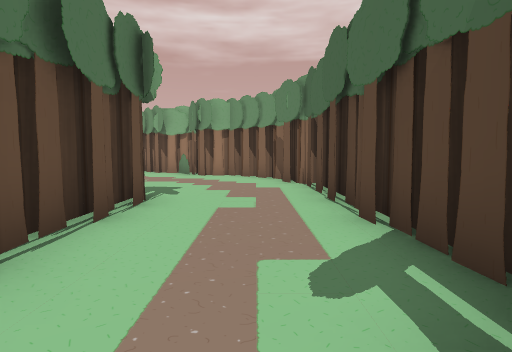
View 1 (above)

19 first-person views from a walk through a Godot game level. The camera is 1.4 m above the floor, tilts 4° down and sees 80° across. The floor is counted in squares, 2 m on a side. Each view is taken from the middle of a square. On the plan, view 1 faces up. The plan holds only what a view shows up to about 10 squares ahead; the rest is blank. The place goes on beyond the plan. Flat picture figures and markers are not drawn. Characters and animated objects are left out.

View 2
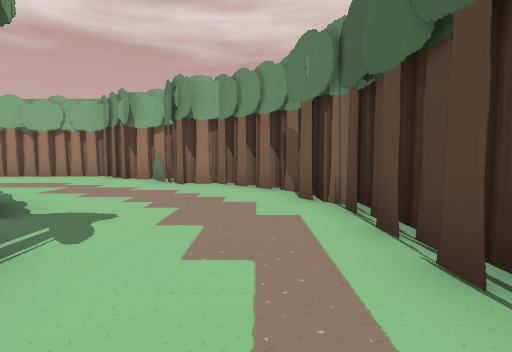

View 3
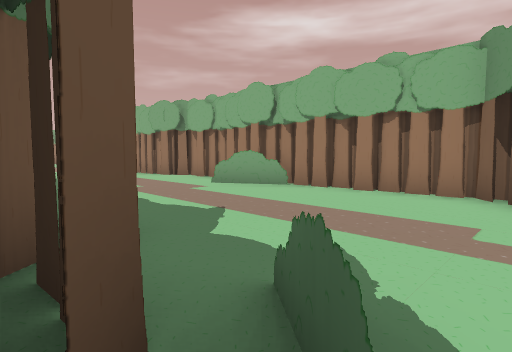

View 4
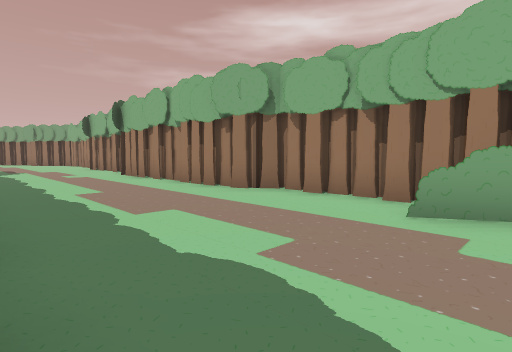

View 5
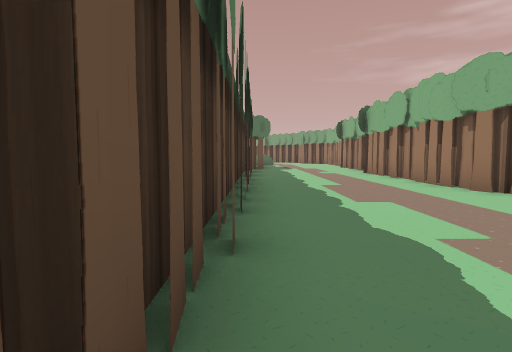

View 6
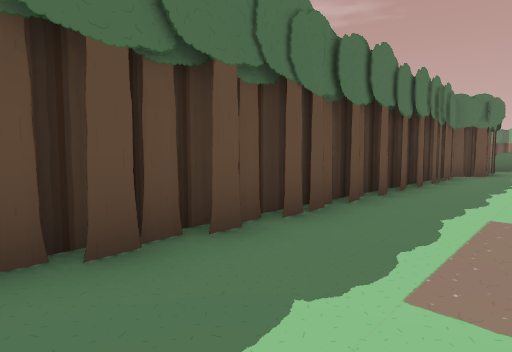

View 7
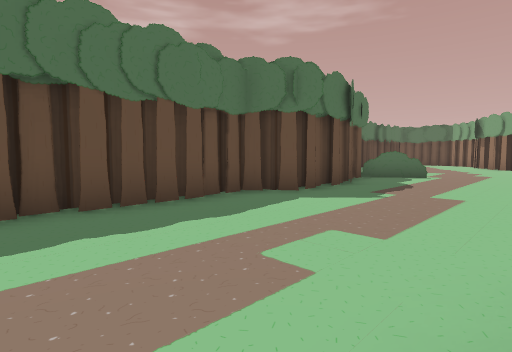

View 8
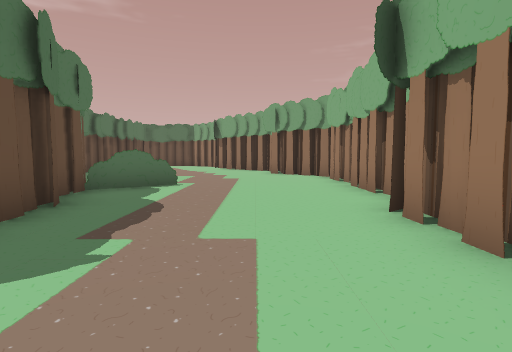

View 9
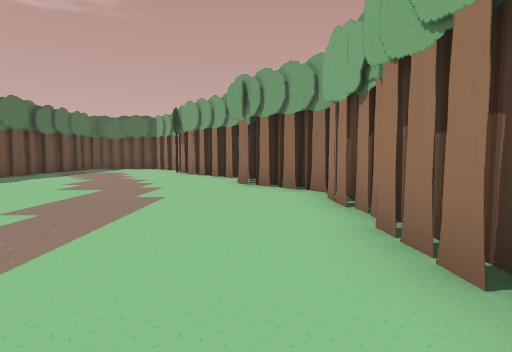

View 10
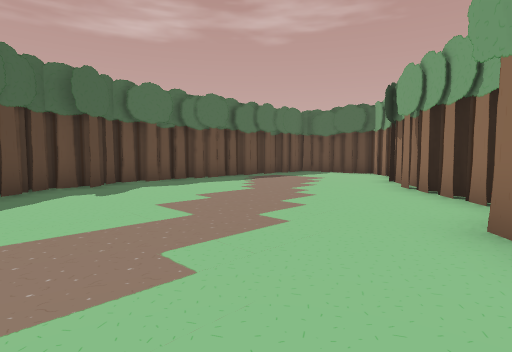

View 11
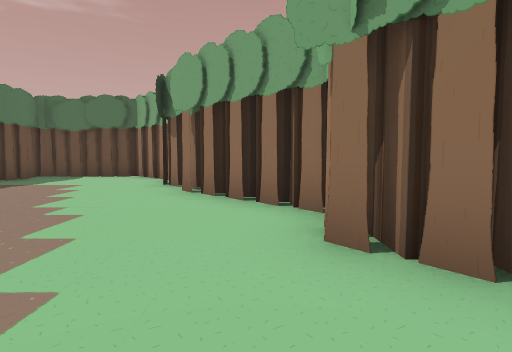

View 12
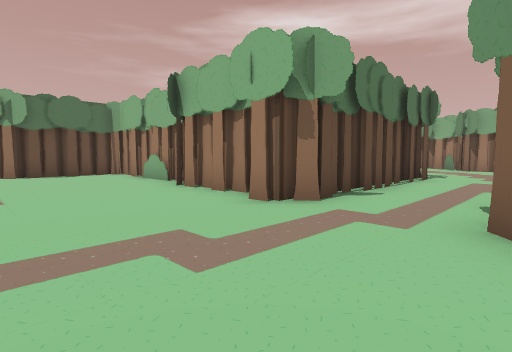

View 13
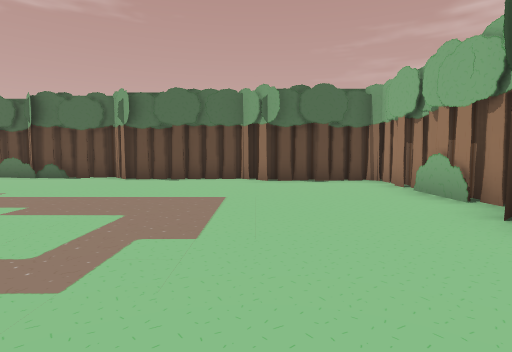

View 14
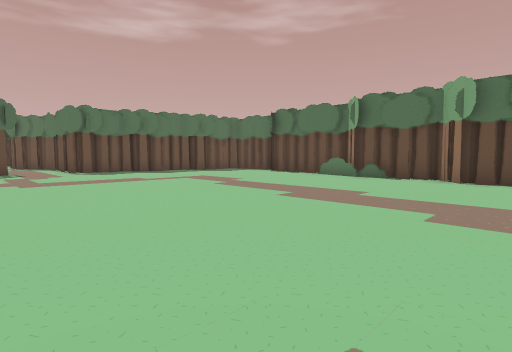

View 15
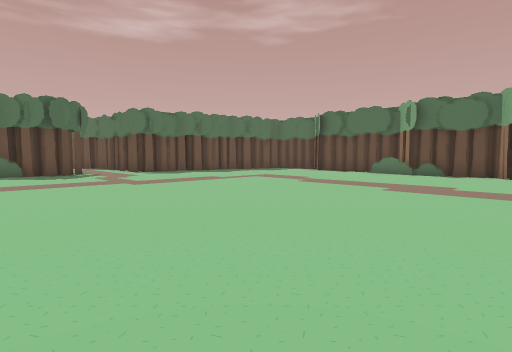

View 16
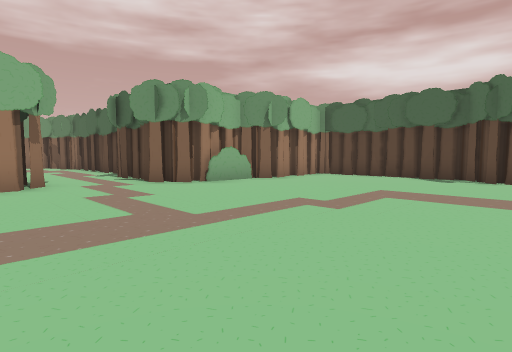

View 17
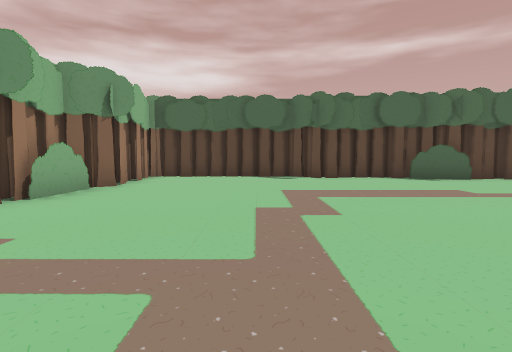

View 18
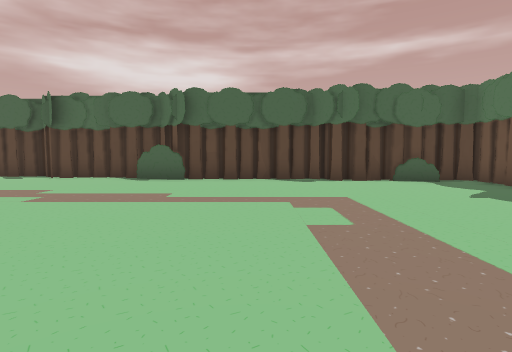

View 19
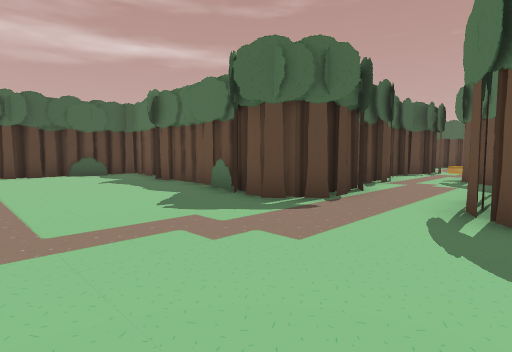

### Floor plan
Key: @ floor where view 1 was taken; # wall or solid block; . floor.
Columns run from 40 left of view 1 to 7 right of it. Each row starts with its distance up from view 1.
 14          #######
 13         ###....###   ################
 12      ####........... #....#.........###
 11     ##................................###
 10    ##.................................#.##
  9  ###.....................................#
  8 ##............####..##...##...... .......#
  7 #...........###  ###################.....##
  6 #..........                          .....#
  5 #........##                           #...#
  4 ###  ######                           #...#
  3                                       #...#
  2                                       #...#
  1                                       #..##
  0                              #######  #.@#
 -1                              #.....####..#
 -2                              #...........#######
 -3                              #..............#..#
 -4                              ##................#
 -5                              #.................#
 -6                              #.................#
 -7                              #.................#
 -8                             ##................##
 -9                             #..................#
-10                             ##.................#
-11                             #..................#
-12                             # ................##
-13                                ...............#
-14                                 ..............#
-15                                  .............#
-16                                   ...........##
-17                                   ...........##
-18                                   ............#
-19                                   #..####.#...#
-20                                   ##.##########
-21                                     .##
-22                                     ..#
-23                                    ..##
-24                                    ####

Positions as (right, up) in squares from view 1, and headings:
1: (0, 0), facing up
2: (0, 3), facing up
3: (-4, 7), facing up-left
4: (-9, 8), facing up-left
5: (-8, 8), facing left
6: (-11, 10), facing down-left
7: (-18, 12), facing down-left
8: (-21, 11), facing left
9: (-25, 12), facing left
10: (-29, 12), facing down-left
11: (-30, 11), facing left
12: (1, -5), facing up-left
13: (-2, -4), facing left
14: (-2, -6), facing down-left
15: (0, -7), facing down-left
16: (-3, -9), facing up-right
17: (-3, -6), facing right
18: (-3, -14), facing right
19: (-6, -15), facing down-right
